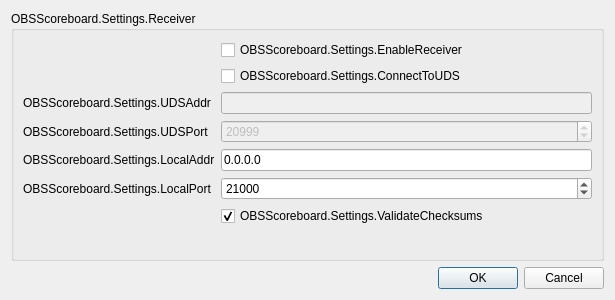
<?xml version="1.0" encoding="UTF-8"?>
<ui version="4.0">
 <class>Settings</class>
 <widget class="QDialog" name="Settings">
  <property name="geometry">
   <rect>
    <x>0</x>
    <y>0</y>
    <width>615</width>
    <height>300</height>
   </rect>
  </property>
  <property name="windowTitle">
   <string>OBSScoreboard.Settings</string>
  </property>
  <layout class="QVBoxLayout" name="verticalLayout">
   <item>
    <widget class="QGroupBox" name="groupBox_3">
     <property name="title">
      <string>OBSScoreboard.Settings.Receiver</string>
     </property>
     <layout class="QFormLayout" name="formLayout">
      <item row="0" column="1">
       <widget class="QCheckBox" name="enableReceiver">
        <property name="text">
         <string>OBSScoreboard.Settings.EnableReceiver</string>
        </property>
       </widget>
      </item>
      <item row="1" column="1">
       <widget class="QCheckBox" name="connectToUDS">
        <property name="text">
         <string>OBSScoreboard.Settings.ConnectToUDS</string>
        </property>
       </widget>
      </item>
      <item row="2" column="0">
       <widget class="QLabel" name="label_3">
        <property name="text">
         <string>OBSScoreboard.Settings.UDSAddr</string>
        </property>
       </widget>
      </item>
      <item row="2" column="1">
       <widget class="QLineEdit" name="udsAddr">
        <property name="enabled">
         <bool>false</bool>
        </property>
        <property name="inputMask">
         <string/>
        </property>
        <property name="text">
         <string/>
        </property>
        <property name="readOnly">
         <bool>false</bool>
        </property>
       </widget>
      </item>
      <item row="3" column="0">
       <widget class="QLabel" name="label_4">
        <property name="text">
         <string>OBSScoreboard.Settings.UDSPort</string>
        </property>
        <property name="textFormat">
         <enum>Qt::AutoText</enum>
        </property>
       </widget>
      </item>
      <item row="3" column="1">
       <widget class="QSpinBox" name="udsPort">
        <property name="enabled">
         <bool>false</bool>
        </property>
        <property name="suffix">
         <string/>
        </property>
        <property name="minimum">
         <number>1</number>
        </property>
        <property name="maximum">
         <number>65535</number>
        </property>
        <property name="value">
         <number>20999</number>
        </property>
       </widget>
      </item>
      <item row="4" column="0">
       <widget class="QLabel" name="label">
        <property name="text">
         <string>OBSScoreboard.Settings.LocalAddr</string>
        </property>
       </widget>
      </item>
      <item row="4" column="1">
       <widget class="QLineEdit" name="localAddr">
        <property name="text">
         <string>0.0.0.0</string>
        </property>
        <property name="placeholderText">
         <string/>
        </property>
       </widget>
      </item>
      <item row="5" column="0">
       <widget class="QLabel" name="label_2">
        <property name="text">
         <string>OBSScoreboard.Settings.LocalPort</string>
        </property>
       </widget>
      </item>
      <item row="5" column="1">
       <widget class="QSpinBox" name="localPort">
        <property name="minimum">
         <number>1</number>
        </property>
        <property name="maximum">
         <number>65535</number>
        </property>
        <property name="value">
         <number>21000</number>
        </property>
       </widget>
      </item>
      <item row="6" column="1">
       <widget class="QCheckBox" name="validateChecksums">
        <property name="text">
         <string>OBSScoreboard.Settings.ValidateChecksums</string>
        </property>
        <property name="checked">
         <bool>true</bool>
        </property>
       </widget>
      </item>
     </layout>
    </widget>
   </item>
   <item>
    <widget class="QDialogButtonBox" name="buttonBox">
     <property name="orientation">
      <enum>Qt::Horizontal</enum>
     </property>
     <property name="standardButtons">
      <set>QDialogButtonBox::Cancel|QDialogButtonBox::Ok</set>
     </property>
    </widget>
   </item>
  </layout>
 </widget>
 <resources/>
 <connections>
  <connection>
   <sender>buttonBox</sender>
   <signal>accepted()</signal>
   <receiver>Settings</receiver>
   <slot>accept()</slot>
   <hints>
    <hint type="sourcelabel">
     <x>248</x>
     <y>254</y>
    </hint>
    <hint type="destinationlabel">
     <x>157</x>
     <y>274</y>
    </hint>
   </hints>
  </connection>
  <connection>
   <sender>buttonBox</sender>
   <signal>rejected()</signal>
   <receiver>Settings</receiver>
   <slot>reject()</slot>
   <hints>
    <hint type="sourcelabel">
     <x>316</x>
     <y>260</y>
    </hint>
    <hint type="destinationlabel">
     <x>286</x>
     <y>274</y>
    </hint>
   </hints>
  </connection>
 </connections>
</ui>
